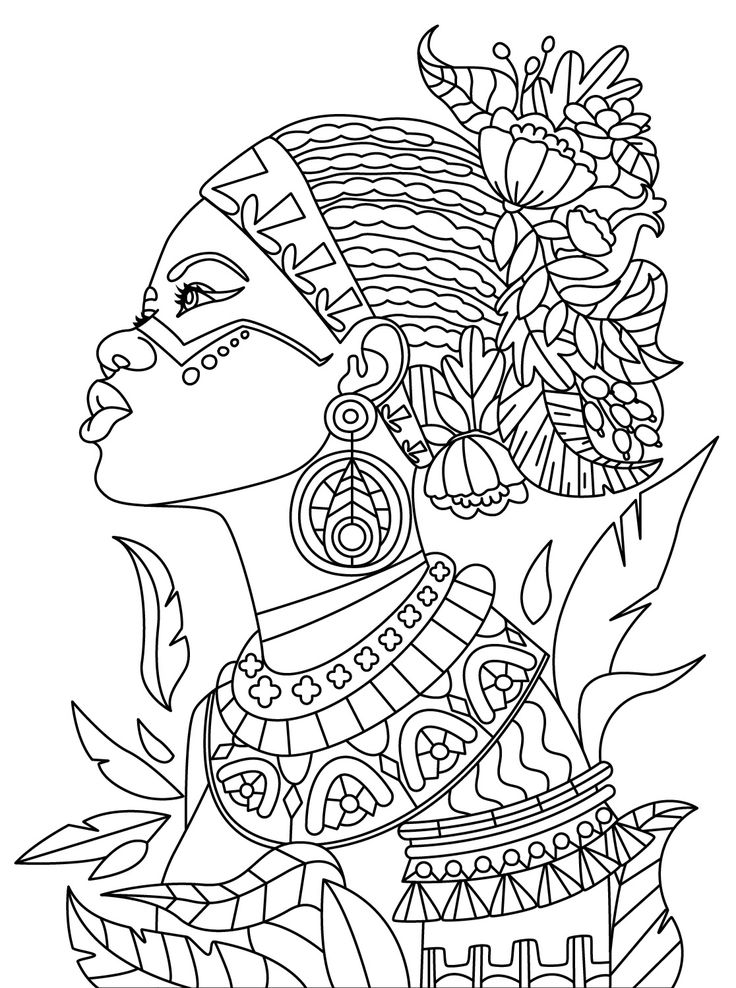
#> input picture sample_one.jpg, 736 x 988 px
$ python -i to_svg.py   (imports and definitions only)
#> lines starting #> are read from the running program, lines starting #| are printed output that depends on the picture
### noise.py

#Based on Javascript from p5.js (https://github.com/processing/p5.js/blob/master/src/math/noise.js)

import math
import random

PERLIN_YWRAPB = 4
PERLIN_YWRAP = 1<<PERLIN_YWRAPB
PERLIN_ZWRAPB = 8
PERLIN_ZWRAP = 1<<PERLIN_ZWRAPB
PERLIN_SIZE = 4095

perlin_octaves = 4
perlin_amp_falloff = 0.5

def scaled_cosine(i):
    return 0.5*(1.0-math.cos(i*math.pi))

perlin = None

def noise(x,y=0,z=0):
    global perlin
    if perlin == None:
        perlin = []
        for i in range(0,PERLIN_SIZE+1):
            perlin.append(random.random())
    if x<0:x=-x
    if y<0:y=-y
    if z<0:z=-z

    xi,yi,zi = int(x),int(y),int(z)
    xf = x-xi
    yf = y-yi
    zf = z-zi
    rxf = ryf = None

    r = 0
    ampl = 0.5

    n1 = n2 = n3 = None
    for o in range(0,perlin_octaves):
        of=xi+(yi<<PERLIN_YWRAPB)+(zi<<PERLIN_ZWRAPB)

        rxf = scaled_cosine(xf)
        ryf = scaled_cosine(yf)

        n1  = perlin[of&PERLIN_SIZE]
        n1 += rxf*(perlin[(of+1)&PERLIN_SIZE]-n1)
        n2  = perlin[(of+PERLIN_YWRAP)&PERLIN_SIZE]
        n2 += rxf*(perlin[(of+PERLIN_YWRAP+1)&PERLIN_SIZE]-n2)
        n1 += ryf*(n2-n1)

        of += PERLIN_ZWRAP
        n2  = perlin[of&PERLIN_SIZE]
        n2 += rxf*(perlin[(of+1)&PERLIN_SIZE]-n2)
        n3  = perlin[(of+PERLIN_YWRAP)&PERLIN_SIZE]
        n3 += rxf*(perlin[(of+PERLIN_YWRAP+1)&PERLIN_SIZE]-n3)
        n2 += ryf*(n3-n2)

        n1 += scaled_cosine(zf)*(n2-n1)

        r += n1*ampl
        ampl *= perlin_amp_falloff
        xi<<=1
        xf*=2
        yi<<=1
        yf*=2
        zi<<=1
        zf*=2

        if (xf>=1.0): xi+=1; xf-=1
        if (yf>=1.0): yi+=1; yf-=1
        if (zf>=1.0): zi+=1; zf-=1
    return r

def noiseDetail(lod, falloff):
    if lod>0:perlin_octaves=lod
    if falloff>0:perlin_amp_falloff=falloff


class LCG():
    # [5 lines left out: function __init__, not called in this run]
    def setSeed(self,val=None):
        self.z = self.seed = (math.random()*self.m if val == None else val) >> 0
    def getSeed(self):
        return self.seed
    def rand(self):
        self.z = (self.a * self.z + self.c) % self.m
        return self.z/self.m


# [6 lines left out: function noiseSeed, not called in this run]

### utility.py

# [9 lines left out: function midpoint, not called in this run]


def sum_distance(*args) :
    return sum([ ((args[i][0]-args[i-1][0])**2 + (args[i][1]-args[i-1][1])**2)**0.5 for i in range(1,len(args))])

### to_svg.py

from random import *
import math
import argparse

from PIL import Image, ImageDraw, ImageOps

from filters import *
from sort_strokes import *
import noise
from utility import *

no_cv = False
export_path = "svg_img/out.svg"
draw_contours = True
draw_hatch = True
show_bitmap = False
resolution = 1024
hatch_size = 16
contour_simplify = 2

try:
    import numpy as np
    import cv2
except:
    print("Cannot import numpy/openCV. Switching to NO_CV mode.")
    no_cv = True

def find_edges(IM):
    print("finding edges...")
    if no_cv:
        #appmask(IM,[F_Blur])
        appmask(IM,[F_SobelX,F_SobelY])
    else:
        im = np.array(IM)
        im = cv2.GaussianBlur(im,(3,3),0)
        im = cv2.Canny(im,100,200)
        IM = Image.fromarray(im)
    return IM.point(lambda p: p > 128 and 255)


def getdots(IM):
    print("getting contour points...")
    PX = IM.load()
    dots = []
    w,h = IM.size
    for y in range(h-1):
        row = []
        for x in range(1,w):
            if PX[x,y] == 255:
                if len(row) > 0:
                    if x-row[-1][0] == row[-1][-1]+1:
                        row[-1] = (row[-1][0],row[-1][-1]+1)
                    else:
                        row.append((x,0))
                else:
                    row.append((x,0))
        dots.append(row)
    return dots

def connectdots(dots):
    print("connecting contour points...")
    contours = []
    for y in range(len(dots)):
        for x,v in dots[y]:
            if v > -1:
                if y == 0:
                    contours.append([(x,y)])
                else:
                    closest = -1
                    cdist = 100
                    for x0,v0 in dots[y-1]:
                        if abs(x0-x) < cdist:
                            cdist = abs(x0-x)
                            closest = x0

                    if cdist > 3:
                        contours.append([(x,y)])
                    else:
                        found = 0
                        for i in range(len(contours)):
                            if contours[i][-1] == (closest,y-1):
                                contours[i].append((x,y,))
                                found = 1
                                break
                        if found == 0:
                            contours.append([(x,y)])
        for c in contours:
            if c[-1][1] < y-1 and len(c)<4:
                contours.remove(c)
    return contours


def getcontours(IM,sc=2):
    print("generating contours...")
    IM = find_edges(IM)
    IM1 = IM.copy()
    IM2 = IM.rotate(-90,expand=True).transpose(Image.FLIP_LEFT_RIGHT)
    dots1 = getdots(IM1)
    contours1 = connectdots(dots1)
    dots2 = getdots(IM2)
    contours2 = connectdots(dots2)

    for i in range(len(contours2)):
        contours2[i] = [(c[1],c[0]) for c in contours2[i]]
    contours = contours1+contours2

    for i in range(len(contours)):
        for j in range(len(contours)):
            if len(contours[i]) > 0 and len(contours[j])>0:
                if sum_distance(contours[j][0],contours[i][-1]) < 8:
                    contours[i] = contours[i]+contours[j]
                    contours[j] = []

    for i in range(len(contours)):
        contours[i] = [contours[i][j] for j in range(0,len(contours[i]),8)]


    contours = [c for c in contours if len(c) > 1]

    for i in range(0,len(contours)):
        contours[i] = [(v[0]*sc,v[1]*sc) for v in contours[i]]

    for i in range(0,len(contours)):
        for j in range(0,len(contours[i])):
            contours[i][j] = int(contours[i][j][0]+10*noise.noise(i*0.5,j*0.1,1)),int(contours[i][j][1]+10*noise.noise(i*0.5,j*0.1,2))

    return contours


def hatch(IM,sc=16):
    print("hatching...")
    PX = IM.load()
    w,h = IM.size
    lg1 = []
    lg2 = []
    for x0 in range(w):
        for y0 in range(h):
            x = x0*sc
            y = y0*sc
            if PX[x0,y0] > 144:
                pass

            elif PX[x0,y0] > 64:
                lg1.append([(x,y+sc/4),(x+sc,y+sc/4)])
            elif PX[x0,y0] > 16:
                lg1.append([(x,y+sc/4),(x+sc,y+sc/4)])
                lg2.append([(x+sc,y),(x,y+sc)])

            else:
                lg1.append([(x,y+sc/4),(x+sc,y+sc/4)])
                lg1.append([(x,y+sc/2+sc/4),(x+sc,y+sc/2+sc/4)])
                lg2.append([(x+sc,y),(x,y+sc)])

    lines = [lg1,lg2]
    for k in range(0,len(lines)):
        for i in range(0,len(lines[k])):
            for j in range(0,len(lines[k])):
                if lines[k][i] != [] and lines[k][j] != []:
                    if lines[k][i][-1] == lines[k][j][0]:
                        lines[k][i] = lines[k][i]+lines[k][j][1:]
                        lines[k][j] = []
        lines[k] = [l for l in lines[k] if len(l) > 0]
    lines = lines[0]+lines[1]

    for i in range(0,len(lines)):
        for j in range(0,len(lines[i])):
            lines[i][j] = int(lines[i][j][0]+sc*noise.noise(i*0.5,j*0.1,1)),int(lines[i][j][1]+sc*noise.noise(i*0.5,j*0.1,2))-j
    return lines


def sketch(path):
#> called with path = 'sample_one.jpg'
    IM = None
    possible = [path,"images/"+path,"images/"+path+".jpg","images/"+path+".png","images/"+path+".tif"]
    possible = 'sample_one.jpg'
    for p in possible:
        try:
            IM = Image.open(p)
            break
        except:
            pass
    IM = Image.open('sample_one.jpg')
#> IM is the input picture: PIL image 736x988 RGB; min 0, max 255, mean 222.1
    w,h = IM.size
#> w = 736; h = 988

    IM = IM.convert("L")
#> IM: PIL image 736x988 L
    IM=ImageOps.autocontrast(IM,10)
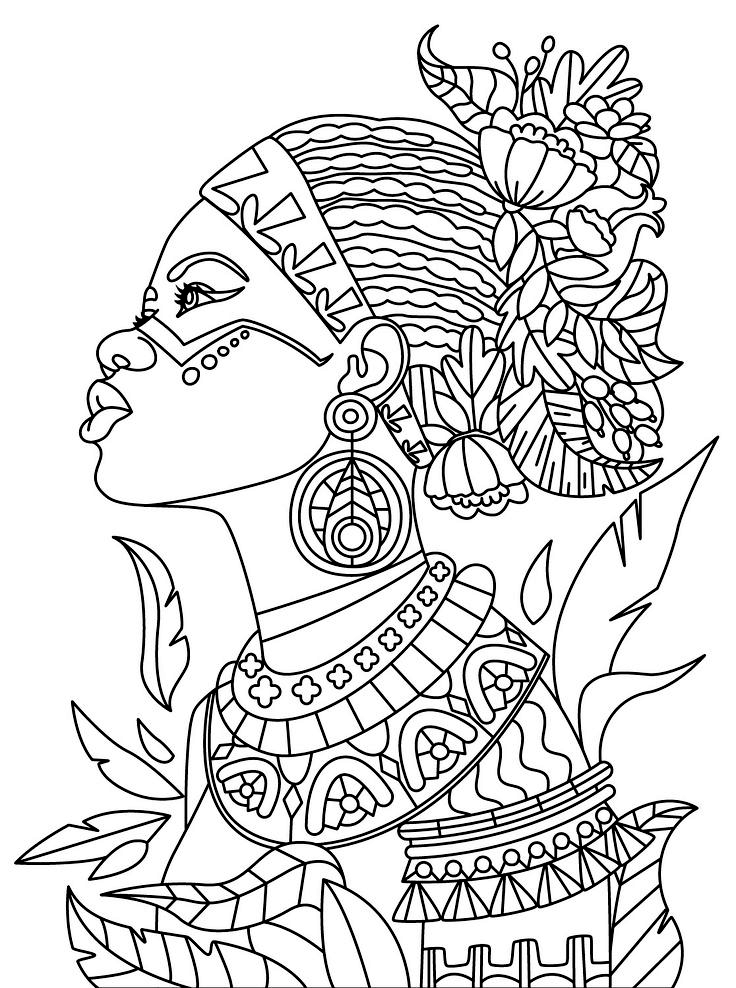
#> IM: PIL image 736x988 L; min 0, max 255, mean 217.9

    lines = []
    if draw_contours:
        lines += getcontours(IM.resize((resolution//contour_simplify,resolution//contour_simplify*h//w)),contour_simplify)
#> in find_edges, `im = np.array(IM)`:
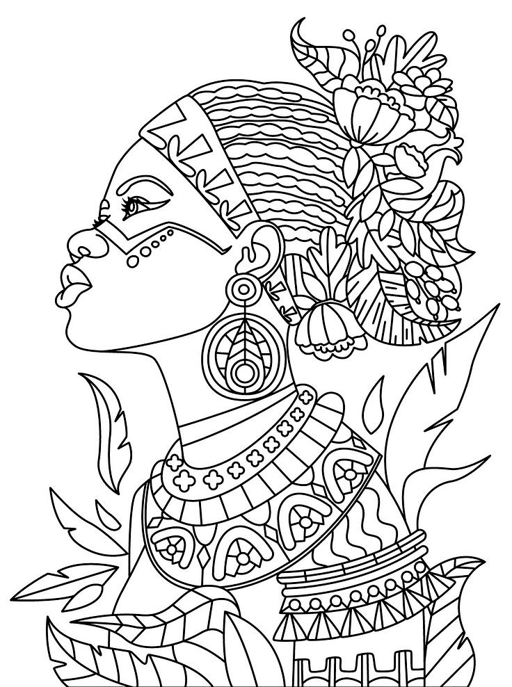
#> im: shape (687, 512); min 0, max 255, mean 218.2
#> in find_edges, `im = cv2.GaussianBlur(im,(3,3),0)`:
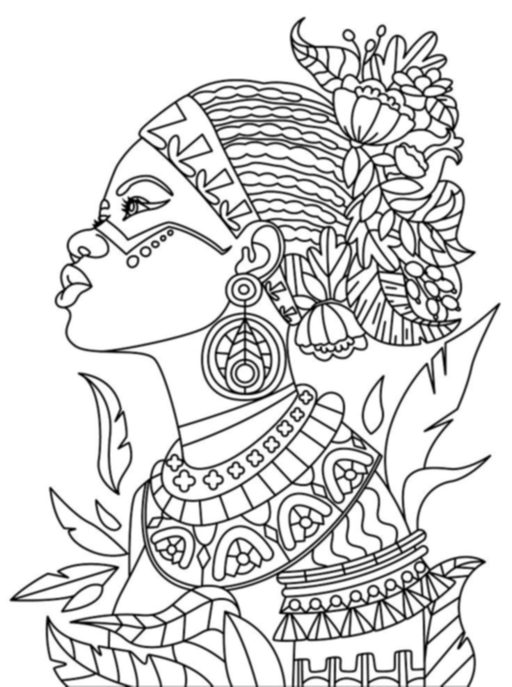
#> im: shape (687, 512); min 0, max 255, mean 218.3
#> in find_edges, `im = cv2.Canny(im,100,200)`:
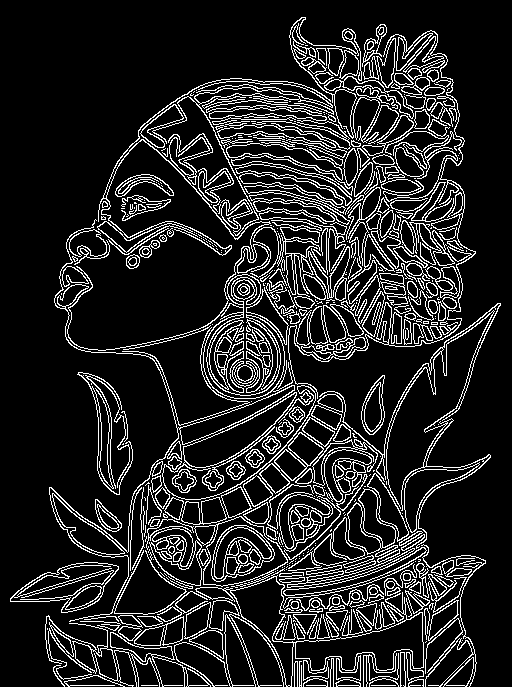
#> im: shape (687, 512); 13.9% white in thin lines or dots
#> in getcontours, `IM2 = IM.rotate(-90,expand=True).transpose(Image.FLIP_LEFT_RIGHT)`:
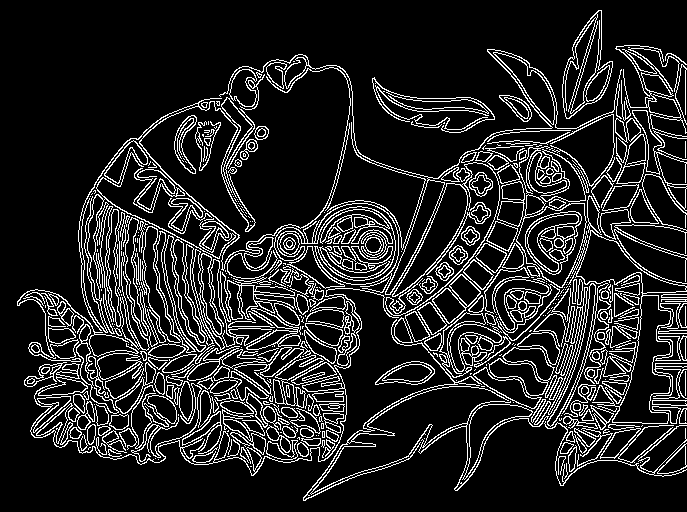
#> IM2: PIL image 687x512 L; 13.9% white in thin lines or dots
#> in getcontours, `dots1 = getdots(IM1)`: dots1 = 686 items, first 6: [], [], [], [], [], []
#> after the loop in connectdots, `for y in range(len(dots)):`: contours = 1366 items
#> in getcontours, `dots2 = getdots(IM2)`: dots2 = 511 items, first 6: [], [], [], [], [], []
#> in getcontours, `contours2 = connectdots(dots2)`: contours2 = 1306 items
#> in getcontours, `contours = contours1+contours2`: contours = 2672 items
#> in getcontours, `contours = [c for c in contours if len(c) > 1]`: contours = 877 items
#> the loop in getcontours, `for i in range(0,len(contours)):` made 877 passes
    if draw_hatch:
        lines += hatch(IM.resize((resolution//hatch_size,resolution//hatch_size*h//w)),hatch_size)

#> (the run stopped early here; a loop or call above may not have finished)
